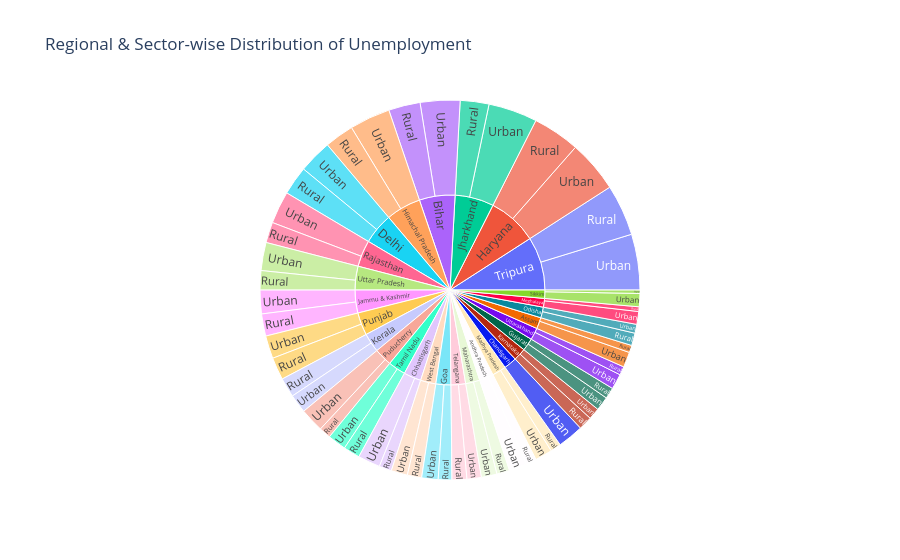

The notebook cell saved with this chart:
### Code cell
fig_sun = px.sunburst(df_india, path=['Region', 'Area'], values='Unemployment_Rate',
                      title='Regional & Sector-wise Distribution of Unemployment')
fig_sun.show()

### Figure 1 — Plotly figure (JSON) as saved in the notebook; plotly's stock layout.template omitted (floating-point values rounded to 4 significant figures)
{"data": [{"branchvalues": "total", "domain": {"x": [0, 1], "y": [0, 1]}, "hovertemplate": "labels=%{label}<br>Unemployment_Rate=%{value}<br>parent=%{parent}<br>id=%{id}<extra></extra>", "ids": ["Andhra Pradesh/Rural", "Assam/Rural", "Bihar/Rural", "Chhattisgarh/Rural", "Delhi/Rural", "Goa/Rural", "Gujarat/Rural", "Haryana/Rural", "Himachal Pradesh/Rural", "Jammu & Kashmir/Rural", "Jharkhand/Rural", "Karnataka/Rural", "Kerala/Rural", "Madhya Pradesh/Rural", "Maharashtra/Rural", "Meghalaya/Rural", "Odisha/Rural", "Puducherry/Rural", "Punjab/Rural", "Rajasthan/Rural", "Sikkim/Rural", "Tamil Nadu/Rural", "Telangana/Rural", "Tripura/Rural", "Uttar Pradesh/Rural", "Uttarakhand/Rural", "West Bengal/Rural", "Andhra Pradesh/Urban", "Assam/Urban", "Bihar/Urban", "Chandigarh/Urban", "Chhattisgarh/Urban", "Delhi/Urban", "Goa/Urban", "Gujarat/Urban", "Haryana/Urban", "Himachal Pradesh/Urban", "Jammu & Kashmir/Urban", "Jharkhand/Urban", "Karnataka/Urban", "Kerala/Urban", "Madhya Pradesh/Urban", "Maharashtra/Urban", "Meghalaya/Urban", "Odisha/Urban", "Puducherry/Urban", "Punjab/Urban", "Rajasthan/Urban", "Sikkim/Urban", "Tamil Nadu/Urban", "Telangana/Urban", "Tripura/Urban", "Uttar Pradesh/Urban", "Uttarakhand/Urban", "West Bengal/Urban", "Andhra Pradesh", "Assam", "Bihar", "Chhattisgarh", "Delhi", "Goa", "Gujarat", "Haryana", "Himachal Pradesh", "Jammu & Kashmir", "Jharkhand", "Karnataka", "Kerala", "Madhya Pradesh", "Maharashtra", "Meghalaya", "Odisha", "Puducherry", "Punjab", "Rajasthan", "Sikkim", "Tamil Nadu", "Telangana", "Tripura", "Uttar Pradesh", "Uttarakhand", "West Bengal", "Chandigarh"], "labels": ["Rural", "Rural", "Rural", "Rural", "Rural", "Rural", "Rural", "Rural", "Rural", "Rural", "Rural", "Rural", "Rural", "Rural", "Rural", "Rural", "Rural", "Rural", "Rural", "Rural", "Rural", "Rural", "Rural", "Rural", "Rural", "Rural", "Rural", "Urban", "Urban", "Urban", "Urban", "Urban", "Urban", "Urban", "Urban", "Urban", "Urban", "Urban", "Urban", "Urban", "Urban", "Urban", "Urban", "Urban", "Urban", "Urban", "Urban", "Urban", "Urban", "Urban", "Urban", "Urban", "Urban", "Urban", "Urban", "Andhra Pradesh", "Assam", "Bihar", "Chhattisgarh", "Delhi", "Goa", "Gujarat", "Haryana", "Himachal Pradesh", "Jammu & Kashmir", "Jharkhand", "Karnataka", "Kerala", "Madhya Pradesh", "Maharashtra", "Meghalaya", "Odisha", "Puducherry", "Punjab", "Rajasthan", "Sikkim", "Tamil Nadu", "Telangana", "Tripura", "Uttar Pradesh", "Uttarakhand", "West Bengal", "Chandigarh"], "name": "", "parents": ["Andhra Pradesh", "Assam", "Bihar", "Chhattisgarh", "Delhi", "Goa", "Gujarat", "Haryana", "Himachal Pradesh", "Jammu & Kashmir", "Jharkhand", "Karnataka", "Kerala", "Madhya Pradesh", "Maharashtra", "Meghalaya", "Odisha", "Puducherry", "Punjab", "Rajasthan", "Sikkim", "Tamil Nadu", "Telangana", "Tripura", "Uttar Pradesh", "Uttarakhand", "West Bengal", "Andhra Pradesh", "Assam", "Bihar", "Chandigarh", "Chhattisgarh", "Delhi", "Goa", "Gujarat", "Haryana", "Himachal Pradesh", "Jammu & Kashmir", "Jharkhand", "Karnataka", "Kerala", "Madhya Pradesh", "Maharashtra", "Meghalaya", "Odisha", "Puducherry", "Punjab", "Rajasthan", "Sikkim", "Tamil Nadu", "Telangana", "Tripura", "Uttar Pradesh", "Uttarakhand", "West Bengal", "", "", "", "", "", "", "", "", "", "", "", "", "", "", "", "", "", "", "", "", "", "", "", "", "", "", "", ""], "type": "sunburst", "values": [77.37, 53.89, 234.8, 92.8, 213.6, 100.7, 82.84, 350.2, 217.1, 164.5, 213.1, 101.1, 144.8, 79.15, 95.34, 34.65, 92.58, 87.16, 166.9, 153.0, 25.4, 122.9, 110.1, 380.3, 142.9, 63.47, 106.0, 132.0, 113.2, 294.9, 191.9, 165.9, 248.2, 121.9, 103.8, 385.8, 302.1, 175.5, 363.3, 85.79, 138.7, 128.2, 116.3, 94.92, 65.84, 178.4, 169.9, 240.7, 97.84, 137.1, 106.6, 413.5, 208.5, 114.3, 121.5, 209.4, 167.1, 529.7, 258.7, 461.9, 222.6, 186.6, 735.9, 519.1, 340.0, 576.4, 186.9, 283.5, 207.4, 211.6, 129.6, 158.4, 265.6, 336.9, 393.6, 123.2, 260.0, 216.7, 793.8, 351.4, 177.7, 227.5, 191.9]}], "layout": {"legend": {"tracegroupgap": 0}, "title": {"text": "Regional & Sector-wise Distribution of Unemployment"}}}
